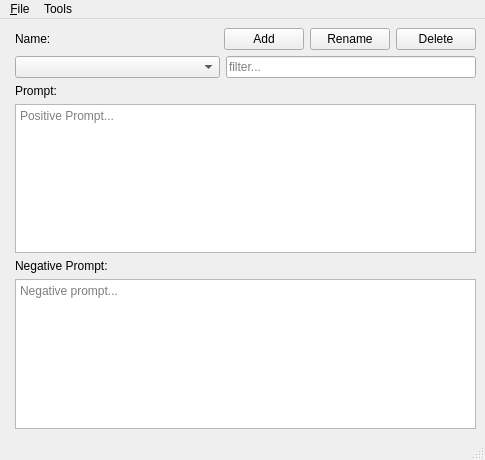
<?xml version="1.0" encoding="UTF-8"?>
<ui version="4.0">
    <author>Psychloor</author>
    <class>main_window</class>
    <widget class="QMainWindow" name="main_window">
        <property name="windowModality">
            <enum>Qt::WindowModality::NonModal</enum>
        </property>
        <property name="geometry">
            <rect>
                <x>0</x>
                <y>0</y>
                <width>485</width>
                <height>460</height>
            </rect>
        </property>
        <property name="windowTitle">
            <string>Prompt Styles Manager</string>
        </property>
        <property name="documentMode">
            <bool>false</bool>
        </property>
        <widget class="QWidget" name="centralwidget">
            <layout class="QFormLayout" name="formLayout">
                <item row="1" column="1">
                    <layout class="QHBoxLayout" name="horizontalLayout">
                        <item>
                            <widget class="QLabel" name="label">
                                <property name="sizePolicy">
                                    <sizepolicy hsizetype="Maximum" vsizetype="Maximum">
                                        <horstretch>0</horstretch>
                                        <verstretch>0</verstretch>
                                    </sizepolicy>
                                </property>
                                <property name="text">
                                    <string>Name:</string>
                                </property>
                            </widget>
                        </item>
                        <item>
                            <spacer name="horizontalSpacer">
                                <property name="orientation">
                                    <enum>Qt::Orientation::Horizontal</enum>
                                </property>
                                <property name="sizeHint" stdset="0">
                                    <size>
                                        <width>40</width>
                                        <height>20</height>
                                    </size>
                                </property>
                            </spacer>
                        </item>
                        <item>
                            <widget class="QPushButton" name="addEntryButton">
                                <property name="sizePolicy">
                                    <sizepolicy hsizetype="Maximum" vsizetype="Maximum">
                                        <horstretch>0</horstretch>
                                        <verstretch>0</verstretch>
                                    </sizepolicy>
                                </property>
                                <property name="text">
                                    <string>Add</string>
                                </property>
                            </widget>
                        </item>
                        <item>
                            <widget class="QPushButton" name="renameEntryButton">
                                <property name="text">
                                    <string>Rename</string>
                                </property>
                            </widget>
                        </item>
                        <item>
                            <widget class="QPushButton" name="removeEntryButton">
                                <property name="sizePolicy">
                                    <sizepolicy hsizetype="Maximum" vsizetype="Maximum">
                                        <horstretch>0</horstretch>
                                        <verstretch>0</verstretch>
                                    </sizepolicy>
                                </property>
                                <property name="text">
                                    <string>Delete</string>
                                </property>
                            </widget>
                        </item>
                    </layout>
                </item>
                <item row="4" column="1">
                    <widget class="QPlainTextEdit" name="promptTextEdit">
                        <property name="placeholderText">
                            <string>Positive Prompt...</string>
                        </property>
                    </widget>
                </item>
                <item row="6" column="1">
                    <widget class="QPlainTextEdit" name="negativePromptTextEdit">
                        <property name="placeholderText">
                            <string>Negative prompt...</string>
                        </property>
                    </widget>
                </item>
                <item row="2" column="1">
                    <layout class="QHBoxLayout" name="horizontalLayout_2">
                        <item>
                            <widget class="QComboBox" name="promptnameComboBox">
                                <property name="sizePolicy">
                                    <sizepolicy hsizetype="Expanding" vsizetype="Fixed">
                                        <horstretch>0</horstretch>
                                        <verstretch>0</verstretch>
                                    </sizepolicy>
                                </property>
                                <property name="editable">
                                    <bool>false</bool>
                                </property>
                                <property name="placeholderText">
                                    <string>Preset Name...</string>
                                </property>
                                <property name="duplicatesEnabled">
                                    <bool>true</bool>
                                </property>
                            </widget>
                        </item>
                        <item>
                            <widget class="QLineEdit" name="filterLineEdit">
                                <property name="sizePolicy">
                                    <sizepolicy hsizetype="Maximum" vsizetype="Fixed">
                                        <horstretch>0</horstretch>
                                        <verstretch>0</verstretch>
                                    </sizepolicy>
                                </property>
                                <property name="minimumSize">
                                    <size>
                                        <width>250</width>
                                        <height>0</height>
                                    </size>
                                </property>
                                <property name="placeholderText">
                                    <string>filter...</string>
                                </property>
                            </widget>
                        </item>
                    </layout>
                </item>
                <item row="3" column="1">
                    <widget class="QLabel" name="label_2">
                        <property name="sizePolicy">
                            <sizepolicy hsizetype="Preferred" vsizetype="Maximum">
                                <horstretch>0</horstretch>
                                <verstretch>0</verstretch>
                            </sizepolicy>
                        </property>
                        <property name="text">
                            <string>Prompt:</string>
                        </property>
                    </widget>
                </item>
                <item row="5" column="1">
                    <widget class="QLabel" name="label_3">
                        <property name="sizePolicy">
                            <sizepolicy hsizetype="Preferred" vsizetype="Maximum">
                                <horstretch>0</horstretch>
                                <verstretch>0</verstretch>
                            </sizepolicy>
                        </property>
                        <property name="text">
                            <string>Negative Prompt:</string>
                        </property>
                    </widget>
                </item>
            </layout>
        </widget>
        <widget class="QMenuBar" name="menubar">
            <property name="geometry">
                <rect>
                    <x>0</x>
                    <y>0</y>
                    <width>485</width>
                    <height>33</height>
                </rect>
            </property>
            <widget class="QMenu" name="menuFile">
                <property name="title">
                    <string>&amp;File</string>
                </property>
                <addaction name="actionNew"/>
                <addaction name="actionImportCSV"/>
                <addaction name="separator"/>
                <addaction name="actionOpen"/>
                <addaction name="separator"/>
                <addaction name="actionSave"/>
                <addaction name="actionSaveAs"/>
                <addaction name="separator"/>
                <addaction name="actionClose"/>
            </widget>
            <widget class="QMenu" name="menuTools">
                <property name="title">
                    <string>Tools</string>
                </property>
                <addaction name="actionRemoveDuplicates"/>
            </widget>
            <addaction name="menuFile"/>
            <addaction name="menuTools"/>
        </widget>
        <widget class="QStatusBar" name="statusbar"/>
        <action name="actionImportCSV">
            <property name="text">
                <string>Import CSV</string>
            </property>
        </action>
        <action name="actionOpen">
            <property name="text">
                <string>Open</string>
            </property>
            <property name="shortcut">
                <string>Ctrl+O</string>
            </property>
        </action>
        <action name="actionSave">
            <property name="text">
                <string>Save</string>
            </property>
            <property name="shortcut">
                <string>Ctrl+S</string>
            </property>
        </action>
        <action name="actionSaveAs">
            <property name="text">
                <string>Save As</string>
            </property>
        </action>
        <action name="actionClose">
            <property name="text">
                <string>Close</string>
            </property>
        </action>
        <action name="actionRemoveDuplicates">
            <property name="text">
                <string>Remove Duplicates</string>
            </property>
        </action>
        <action name="actionNew">
            <property name="text">
                <string>New</string>
            </property>
            <property name="shortcut">
                <string>Ctrl+N</string>
            </property>
        </action>
    </widget>
    <resources/>
    <connections/>
</ui>
